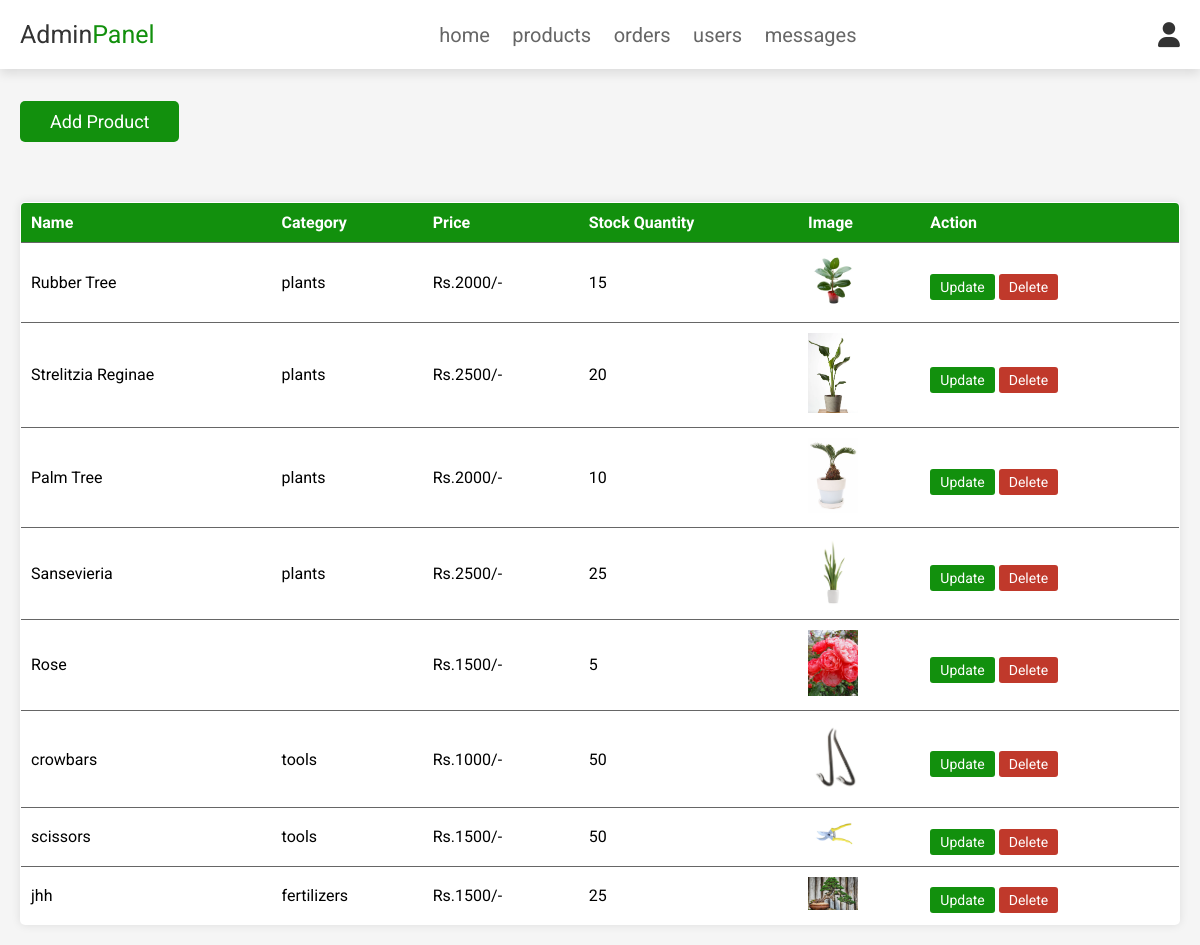
Page /admin_products.php (signed in) on the committed database.
### tables this page shows
CREATE TABLE `products` (
  `id` int(100) NOT NULL,
  `name` varchar(100) NOT NULL,
  `category` varchar(100) NOT NULL,
  `details` varchar(500) NOT NULL,
  `price` int(100) NOT NULL,
  `stock_quantity` int(255) NOT NULL,
  `image` varchar(100) NOT NULL
);

### admin_products.php (the view, shortened to what this page needs)
<?php
@include 'config.php';
?>
<!DOCTYPE html>
<html lang="en">
<head>
   <link rel="stylesheet" href="https://cdnjs.cloudflare.com/ajax/libs/font-awesome/6.0.0/css/all.min.css">
   <link rel="stylesheet" href="css/admin_style.css">
</head>
<body>
   <?php @include 'admin_header.php'; ?>
   <section class="add-products">
      <a href="admin_add_product.php" class="btn">Add Product</a>
   </section>
   <section class="show-products">
      <table class="products-table" style="border: 1px solid red;">
         <thead>
            <tr>
               <th>Name</th>
               <th>Category</th>
               <th>Price</th>
               <th>Stock Quantity</th>
               <th>Image</th>
               <th>Action</th>
            </tr>
         </thead>
         <tbody>
            <?php
            $select_products = mysqli_query($conn, "SELECT * FROM `products`") or die('query failed');
            if (mysqli_num_rows($select_products) > 0) {
               while ($fetch_products = mysqli_fetch_assoc($select_products)) {
            ?>
                  <tr>
                     <td><?php echo $fetch_products['name']; ?></td>
                     <td><?php echo $fetch_products['category']; ?></td>
                     <td>Rs.<?php echo $fetch_products['price']; ?>/-</td>
                     <td><?php echo $fetch_products['stock_quantity']; ?></td>
                     <td><img src="uploaded_img/<?php echo $fetch_products['image']; ?>" alt="" class="product-image"></td>
                     <td>
                        <a href="admin_update_product.php?update=<?php echo $fetch_products['id']; ?>" class="option-btn">update</a>
                        <a href="admin_products.php?delete=<?php echo $fetch_products['id']; ?>" class="delete-btn" onclick="return confirm('delete this product?');">delete</a>
                     </td>
                  </tr>
            <?php
               }
            } else {
               echo '<tr><td colspan="5" class="empty">No products added yet!</td></tr>';
            }
            ?>
         </tbody>
      </table>
   </section>
</body>
</html>

### css/admin_style.css (style rules this page uses)
:root { --green: #12900d; --red: #c0392b; --orange: #12900d; --black: #333; --white: #fff; --light-color: #666; --light-white: #ccc; --light-bg: #f5f5f5; --border: 0.2rem solid var(--black); --box-shadow: 0 0.5rem 1rem rgba(0, 0, 0, 0.1); }
* { font-family: "roboto"; margin: 0; padding: 0; box-sizing: border-box; outline: none; border: none; text-decoration: none; transition: all 0.2s linear; }
html { font-size: 62.5%; overflow-x: hidden; scroll-behavior: smooth; scroll-padding-top: 6.5rem; }
body { background: var(--light-bg); }
section { padding: 3rem 2rem; }
.btn, .delete-btn, .option-btn { display: inline-block; border-radius: 0.5rem; margin-top: 1rem; font-size: 1.8rem; color: var(--white); cursor: pointer; padding: 1rem 3rem; text-transform: capitalize; }
.btn { background-color: var(--green); }
.delete-btn { background-color: var(--red); }
.option-btn { background-color: var(--orange); }
.add-products, .show-products { padding: 2rem 2rem; margin-top: 0.2rem; }
section.show-products { width: 100%; margin: 0 auto; }
table.products-table { width: 100%; border-collapse: collapse; box-shadow: 0 0 10px rgba(0, 0, 0, 0.1); border-radius: 0.5rem; overflow: hidden; background-color: var(--white); margin-top: 20px; }
table.products-table th, table.products-table td { padding: 1rem; font-size: 1.6rem; text-align: left; border-bottom: 1px solid var(--light-color); }
table.products-table th { background-color: var(--green); color: var(--white); }
table.products-table .option-btn, table.products-table .delete-btn { padding: 0.5rem 1rem; font-size: 1.4rem; border: none; border-radius: 0.3rem; cursor: pointer; transition: background-color 0.3s, color 0.3s; }
table.products-table td img { max-width: 100px; max-height: 100px; object-fit: contain; }
.product-image { width: 50px; height: auto; }

### rows in the picture
products: name "Rubber Tree", category "plants", price "2000", stock_quantity "15", image (picture)
products: name "Strelitzia Reginae", category "plants", price "2500", stock_quantity "20", image (picture)
products: name "Palm Tree", category "plants", price "2000", stock_quantity "10", image (picture)
products: name "Sansevieria", category "plants", price "2500", stock_quantity "25", image (picture)
products: name "Rose", price "1500", stock_quantity "5", image (picture)
products: name "crowbars", category "tools", price "1000", stock_quantity "50", image (picture)
products: name "scissors", category "tools", price "1500", stock_quantity "50", image (picture)
products: name "jhh", category "fertilizers", price "1500", stock_quantity "25", image (picture)
